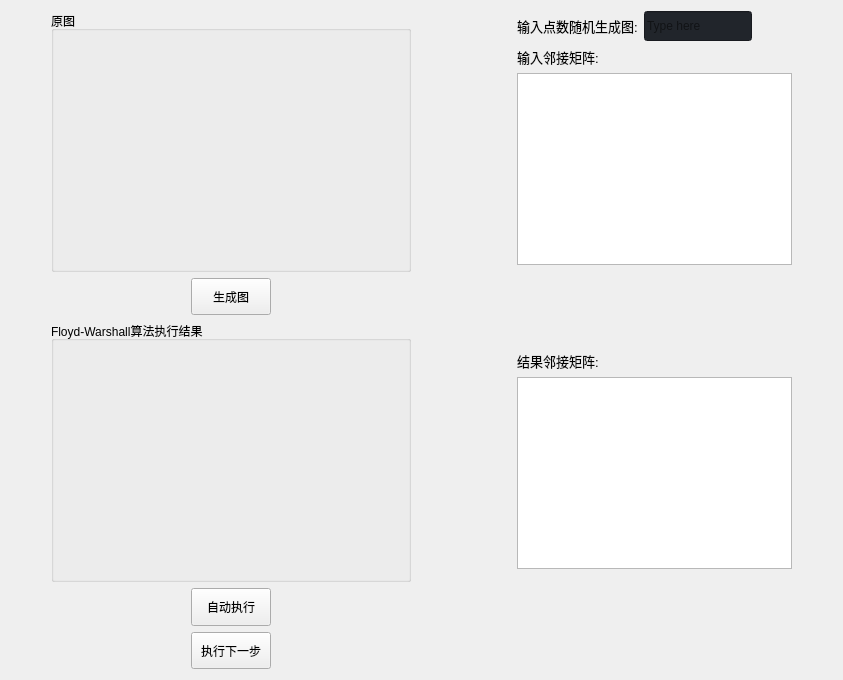
                     <widget class="QWidget" name="fw_page">
                      <layout class="QHBoxLayout" name="horizontalLayout_16" stretch="0,1,0,1,0">
                       <item>
                        <spacer name="horizontalSpacer_30">
                         <property name="orientation">
                          <enum>Qt::Horizontal</enum>
                         </property>
                         <property name="sizeType">
                          <enum>QSizePolicy::Fixed</enum>
                         </property>
                         <property name="sizeHint" stdset="0">
                          <size>
                           <width>40</width>
                           <height>20</height>
                          </size>
                         </property>
                        </spacer>
                       </item>
                       <item>
                        <layout class="QVBoxLayout" name="verticalLayout_22" stretch="7,1,7,1,1">
                         <item>
                          <widget class="QGroupBox" name="groupBox_fw">
                           <property name="title">
                            <string>原图</string>
                           </property>
                          </widget>
                         </item>
                         <item>
                          <layout class="QHBoxLayout" name="horizontalLayout_26">
                           <item>
                            <spacer name="horizontalSpacer_22">
                             <property name="orientation">
                              <enum>Qt::Horizontal</enum>
                             </property>
                             <property name="sizeType">
                              <enum>QSizePolicy::Fixed</enum>
                             </property>
                             <property name="sizeHint" stdset="0">
                              <size>
                               <width>140</width>
                               <height>20</height>
                              </size>
                             </property>
                            </spacer>
                           </item>
                           <item>
                            <widget class="QPushButton" name="btn_gfw">
                             <property name="sizePolicy">
                              <sizepolicy hsizetype="Minimum" vsizetype="Preferred">
                               <horstretch>0</horstretch>
                               <verstretch>0</verstretch>
                              </sizepolicy>
                             </property>
                             <property name="text">
                              <string>生成图</string>
                             </property>
                            </widget>
                           </item>
                           <item>
                            <spacer name="horizontalSpacer_23">
                             <property name="orientation">
                              <enum>Qt::Horizontal</enum>
                             </property>
                             <property name="sizeType">
                              <enum>QSizePolicy::Fixed</enum>
                             </property>
                             <property name="sizeHint" stdset="0">
                              <size>
                               <width>140</width>
                               <height>20</height>
                              </size>
                             </property>
                            </spacer>
                           </item>
                          </layout>
                         </item>
                         <item>
                          <widget class="QGroupBox" name="groupBox_fw2">
                           <property name="title">
                            <string>Floyd-Warshall算法执行结果</string>
                           </property>
                          </widget>
                         </item>
                         <item>
                          <layout class="QHBoxLayout" name="horizontalLayout_27">
                           <item>
                            <spacer name="horizontalSpacer_24">
                             <property name="orientation">
                              <enum>Qt::Horizontal</enum>
                             </property>
                             <property name="sizeType">
                              <enum>QSizePolicy::Fixed</enum>
                             </property>
                             <property name="sizeHint" stdset="0">
                              <size>
                               <width>140</width>
                               <height>20</height>
                              </size>
                             </property>
                            </spacer>
                           </item>
                           <item>
                            <widget class="QPushButton" name="btn_efw">
                             <property name="sizePolicy">
                              <sizepolicy hsizetype="Minimum" vsizetype="Preferred">
                               <horstretch>0</horstretch>
                               <verstretch>0</verstretch>
                              </sizepolicy>
                             </property>
                             <property name="text">
                              <string>自动执行</string>
                             </property>
                            </widget>
                           </item>
                           <item>
                            <spacer name="horizontalSpacer_25">
                             <property name="orientation">
                              <enum>Qt::Horizontal</enum>
                             </property>
                             <property name="sizeType">
                              <enum>QSizePolicy::Fixed</enum>
                             </property>
                             <property name="sizeHint" stdset="0">
                              <size>
                               <width>140</width>
                               <height>20</height>
                              </size>
                             </property>
                            </spacer>
                           </item>
                          </layout>
                         </item>
                         <item>
                          <layout class="QHBoxLayout" name="horizontalLayout_28">
                           <item>
                            <spacer name="horizontalSpacer_26">
                             <property name="orientation">
                              <enum>Qt::Horizontal</enum>
                             </property>
                             <property name="sizeType">
                              <enum>QSizePolicy::Fixed</enum>
                             </property>
                             <property name="sizeHint" stdset="0">
                              <size>
                               <width>140</width>
                               <height>20</height>
                              </size>
                             </property>
                            </spacer>
                           </item>
                           <item>
                            <widget class="QPushButton" name="btn_nfw">
                             <property name="sizePolicy">
                              <sizepolicy hsizetype="Minimum" vsizetype="Preferred">
                               <horstretch>0</horstretch>
                               <verstretch>0</verstretch>
                              </sizepolicy>
                             </property>
                             <property name="text">
                              <string>执行下一步</string>
                             </property>
                            </widget>
                           </item>
                           <item>
                            <spacer name="horizontalSpacer_27">
                             <property name="orientation">
                              <enum>Qt::Horizontal</enum>
                             </property>
                             <property name="sizeType">
                              <enum>QSizePolicy::Fixed</enum>
                             </property>
                             <property name="sizeHint" stdset="0">
                              <size>
                               <width>140</width>
                               <height>20</height>
                              </size>
                             </property>
                            </spacer>
                           </item>
                          </layout>
                         </item>
                        </layout>
                       </item>
                       <item>
                        <spacer name="horizontalSpacer_31">
                         <property name="orientation">
                          <enum>Qt::Horizontal</enum>
                         </property>
                         <property name="sizeType">
                          <enum>QSizePolicy::Fixed</enum>
                         </property>
                         <property name="sizeHint" stdset="0">
                          <size>
                           <width>100</width>
                           <height>20</height>
                          </size>
                         </property>
                        </spacer>
                       </item>
                       <item>
                        <layout class="QVBoxLayout" name="verticalLayout_27">
                         <item>
                          <layout class="QHBoxLayout" name="horizontalLayout_30">
                           <item>
                            <widget class="QLabel" name="labelBoxBlenderInstalation_17">
                             <property name="font">
                              <font>
                               <family>Segoe UI</family>
                               <pointsize>10</pointsize>
                               <italic>false</italic>
                               <bold>false</bold>
                              </font>
                             </property>
                             <property name="styleSheet">
                              <string notr="true"/>
                             </property>
                             <property name="text">
                              <string>输入点数随机生成图:</string>
                             </property>
                            </widget>
                           </item>
                           <item>
                            <widget class="QLineEdit" name="lineEdit_fw">
                             <property name="minimumSize">
                              <size>
                               <width>0</width>
                               <height>30</height>
                              </size>
                             </property>
                             <property name="styleSheet">
                              <string notr="true">background-color: rgb(33, 37, 43);</string>
                             </property>
                             <property name="text">
                              <string/>
                             </property>
                             <property name="placeholderText">
                              <string>Type here</string>
                             </property>
                            </widget>
                           </item>
                           <item>
                            <spacer name="horizontalSpacer_29">
                             <property name="orientation">
                              <enum>Qt::Horizontal</enum>
                             </property>
                             <property name="sizeHint" stdset="0">
                              <size>
                               <width>40</width>
                               <height>20</height>
                              </size>
                             </property>
                            </spacer>
                           </item>
                          </layout>
                         </item>
                         <item>
                          <widget class="QLabel" name="labelBoxBlenderInstalation_18">
                           <property name="font">
                            <font>
                             <family>Segoe UI</family>
                             <pointsize>10</pointsize>
                             <italic>false</italic>
                             <bold>false</bold>
                            </font>
                           </property>
                           <property name="styleSheet">
                            <string notr="true"/>
                           </property>
                           <property name="text">
                            <string>输入邻接矩阵:</string>
                           </property>
                          </widget>
                         </item>
                         <item>
                          <widget class="QPlainTextEdit" name="plainTextEdit_fw"/>
                         </item>
                         <item>
                          <spacer name="verticalSpacer_5">
                           <property name="orientation">
                            <enum>Qt::Vertical</enum>
                           </property>
                           <property name="sizeType">
                            <enum>QSizePolicy::Fixed</enum>
                           </property>
                           <property name="sizeHint" stdset="0">
                            <size>
                             <width>20</width>
                             <height>80</height>
                            </size>
                           </property>
                          </spacer>
                         </item>
                         <item>
                          <widget class="QLabel" name="labelBoxBlenderInstalation_19">
                           <property name="font">
                            <font>
                             <family>Segoe UI</family>
                             <pointsize>10</pointsize>
                             <italic>false</italic>
                             <bold>false</bold>
                            </font>
                           </property>
                           <property name="styleSheet">
                            <string notr="true"/>
                           </property>
                           <property name="text">
                            <string>结果邻接矩阵:</string>
                           </property>
                          </widget>
                         </item>
                         <item>
                          <widget class="QPlainTextEdit" name="plainTextEdit_fw2"/>
                         </item>
                         <item>
                          <spacer name="verticalSpacer_6">
                           <property name="orientation">
                            <enum>Qt::Vertical</enum>
                           </property>
                           <property name="sizeType">
                            <enum>QSizePolicy::Fixed</enum>
                           </property>
                           <property name="sizeHint" stdset="0">
                            <size>
                             <width>20</width>
                             <height>100</height>
                            </size>
                           </property>
                          </spacer>
                         </item>
                        </layout>
                       </item>
                       <item>
                        <spacer name="horizontalSpacer_32">
                         <property name="orientation">
                          <enum>Qt::Horizontal</enum>
                         </property>
                         <property name="sizeType">
                          <enum>QSizePolicy::Fixed</enum>
                         </property>
                         <property name="sizeHint" stdset="0">
                          <size>
                           <width>40</width>
                           <height>20</height>
                          </size>
                         </property>
                        </spacer>
                       </item>
                      </layout>
                     </widget>
